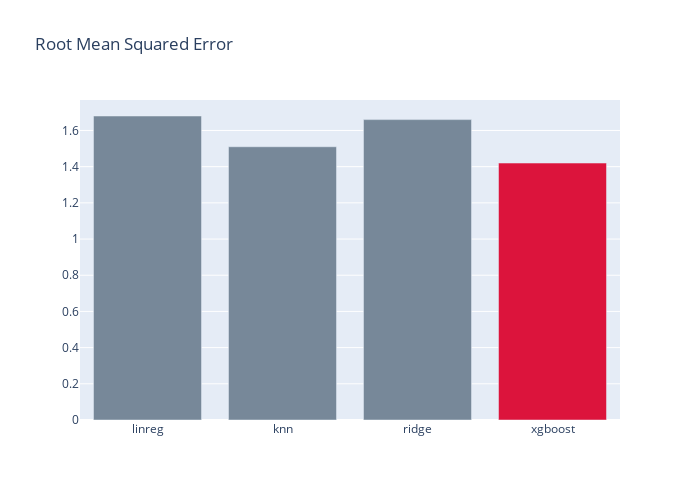

Notebook cell for this chart:
### Markdown cell above
Berdasarkan nilai MAE, metode xgboost mendapatkan error yang paling sedikit dengan 1.03

### Code cell
colors = ['lightslategray',] * 5
colors[3] = 'crimson'

fig = go.Figure(data=[go.Bar(
    x=labels,
    y=rmse,
    marker_color=colors # marker color can be a single color value or an iterable
)])
fig.update_layout(title_text='Root Mean Squared Error', width=700, height=500)

### Figure 1 — Plotly figure (JSON) as saved in the notebook; plotly's stock layout.template omitted (floating-point values rounded to 4 significant figures)
{"data": [{"marker": {"color": ["lightslategray", "lightslategray", "lightslategray", "crimson", "lightslategray"]}, "type": "bar", "x": ["linreg", "knn", "ridge", "xgboost"], "y": [1.68, 1.51, 1.66, 1.42]}], "layout": {"height": 500, "title": {"text": "Root Mean Squared Error"}, "width": 700}}
